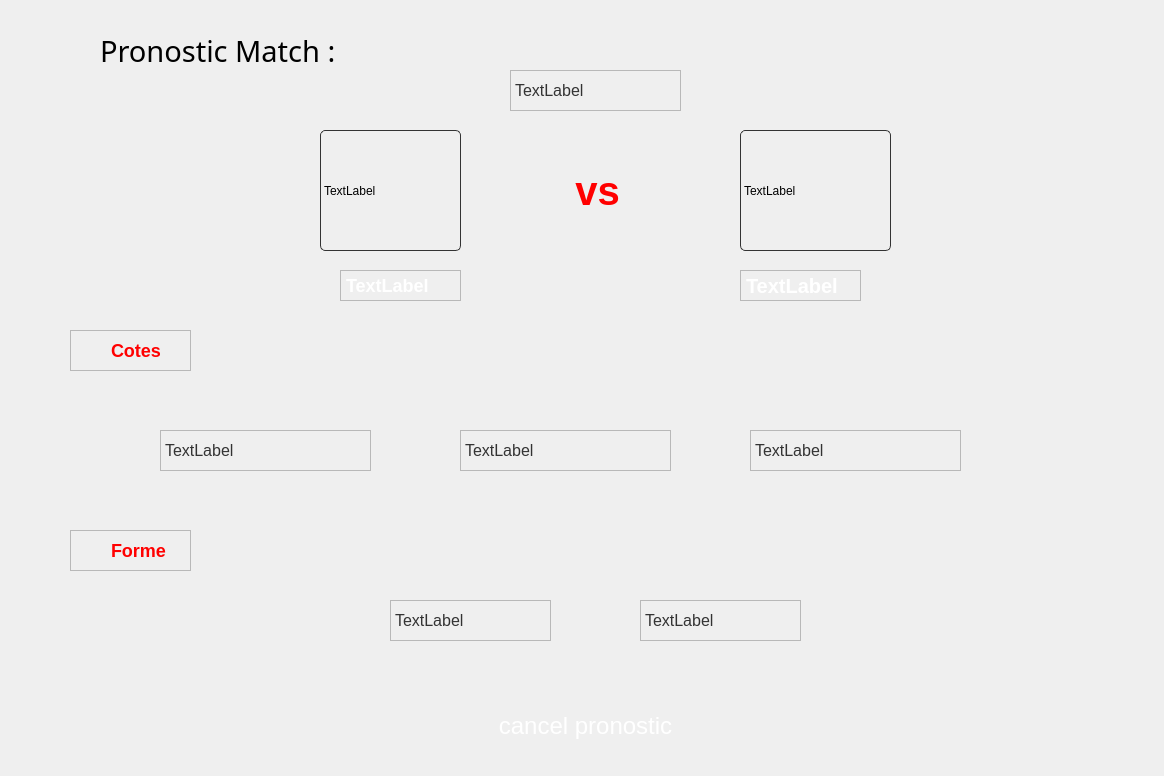
<?xml version="1.0" encoding="UTF-8"?>
<ui version="4.0">
 <class>Dialogpronostic</class>
 <widget class="QDialog" name="Dialogpronostic">
  <property name="geometry">
   <rect>
    <x>0</x>
    <y>0</y>
    <width>1164</width>
    <height>776</height>
   </rect>
  </property>
  <property name="windowTitle">
   <string>Dialog</string>
  </property>
  <widget class="QWidget" name="area" native="true">
   <property name="geometry">
    <rect>
     <x>70</x>
     <y>-20</y>
     <width>1091</width>
     <height>811</height>
    </rect>
   </property>
   <property name="autoFillBackground">
    <bool>false</bool>
   </property>
   <property name="styleSheet">
    <string notr="true">background-color: qlineargradient(spread:pad, 
                                x1:0, y1:0, x2:0, y2:1, 
                                stop:0 rgba(6, 6, 6, 255), 
                                stop:0.41 rgba(56, 50, 52, 255), 
                                stop:1 rgba(34, 33, 33, 255));;
</string>
   </property>
   <widget class="QPushButton" name="cancelpronosticButton">
    <property name="geometry">
     <rect>
      <x>380</x>
      <y>720</y>
      <width>271</width>
      <height>51</height>
     </rect>
    </property>
    <property name="font">
     <font>
      <pointsize>18</pointsize>
     </font>
    </property>
    <property name="cursor">
     <cursorShape>PointingHandCursor</cursorShape>
    </property>
    <property name="styleSheet">
     <string notr="true">QPushButton {
background-color:qlineargradient(spread:pad, 
                            x1:0, y1:0, x2:1, y2:1, 
                            stop:0 rgba(255, 0, 0, 255), 
                            stop:0.41 rgba(195, 22, 58, 255), 
                            stop:1 rgba(255, 117, 0, 255));;  ;  
border-radius:10px;
color:white;
}
QPushButton:hover {
    background-color: qlineargradient(x1: 0.25, y1: 0, x2: 0.75, y2: 1, 
                            stop: 0 rgba(0, 255, 254, 255),     
                            stop: 0.26 rgba(38, 170, 196, 255), 
                            stop: 0.67 rgba(89, 85, 131, 255),
                            stop: 1 rgba(0, 238, 255, 255));  ; 
}</string>
    </property>
    <property name="text">
     <string>cancel pronostic</string>
    </property>
    <property name="icon">
     <iconset>
      <normaloff>textures/addIcon.png</normaloff>textures/addIcon.png</iconset>
    </property>
    <property name="iconSize">
     <size>
      <width>50</width>
      <height>50</height>
     </size>
    </property>
   </widget>
   <widget class="QLabel" name="lblForme">
    <property name="geometry">
     <rect>
      <x>0</x>
      <y>550</y>
      <width>121</width>
      <height>41</height>
     </rect>
    </property>
    <property name="styleSheet">
     <string notr="true">font-size: 18px;
font-weight: bold;
color: red;
</string>
    </property>
    <property name="frameShape">
     <enum>QFrame::Shape::StyledPanel</enum>
    </property>
    <property name="text">
     <string>       Forme</string>
    </property>
   </widget>
   <widget class="QLabel" name="Cote1">
    <property name="geometry">
     <rect>
      <x>90</x>
      <y>450</y>
      <width>211</width>
      <height>41</height>
     </rect>
    </property>
    <property name="styleSheet">
     <string notr="true">font-size: 16px;
color: #333;
</string>
    </property>
    <property name="frameShape">
     <enum>QFrame::Shape::StyledPanel</enum>
    </property>
    <property name="text">
     <string>TextLabel</string>
    </property>
   </widget>
   <widget class="QLabel" name="FormeE1">
    <property name="geometry">
     <rect>
      <x>320</x>
      <y>620</y>
      <width>161</width>
      <height>41</height>
     </rect>
    </property>
    <property name="styleSheet">
     <string notr="true">font-size: 16px;
color: #333;
</string>
    </property>
    <property name="frameShape">
     <enum>QFrame::Shape::StyledPanel</enum>
    </property>
    <property name="text">
     <string>TextLabel</string>
    </property>
   </widget>
   <widget class="QLabel" name="team1">
    <property name="geometry">
     <rect>
      <x>270</x>
      <y>290</y>
      <width>121</width>
      <height>31</height>
     </rect>
    </property>
    <property name="styleSheet">
     <string notr="true">font-size: 18px;
font-weight: bold;
color: white;
</string>
    </property>
    <property name="frameShape">
     <enum>QFrame::Shape::StyledPanel</enum>
    </property>
    <property name="text">
     <string>TextLabel</string>
    </property>
   </widget>
   <widget class="QLabel" name="logoteam2">
    <property name="geometry">
     <rect>
      <x>250</x>
      <y>150</y>
      <width>141</width>
      <height>121</height>
     </rect>
    </property>
    <property name="styleSheet">
     <string notr="true">border: 1px solid #333;
border-radius: 5px;
max-width: 200px;
max-height: 200px;
</string>
    </property>
    <property name="frameShape">
     <enum>QFrame::Shape::StyledPanel</enum>
    </property>
    <property name="text">
     <string>TextLabel</string>
    </property>
   </widget>
   <widget class="QLabel" name="Cote2">
    <property name="geometry">
     <rect>
      <x>680</x>
      <y>450</y>
      <width>211</width>
      <height>41</height>
     </rect>
    </property>
    <property name="styleSheet">
     <string notr="true">font-size: 16px;
color: #333;
</string>
    </property>
    <property name="frameShape">
     <enum>QFrame::Shape::StyledPanel</enum>
    </property>
    <property name="text">
     <string>TextLabel</string>
    </property>
   </widget>
   <widget class="QLabel" name="Date">
    <property name="geometry">
     <rect>
      <x>440</x>
      <y>90</y>
      <width>171</width>
      <height>41</height>
     </rect>
    </property>
    <property name="styleSheet">
     <string notr="true">font-size: 16px;
color: #333;
</string>
    </property>
    <property name="frameShape">
     <enum>QFrame::Shape::StyledPanel</enum>
    </property>
    <property name="text">
     <string>TextLabel</string>
    </property>
   </widget>
   <widget class="QLabel" name="lblCotes">
    <property name="geometry">
     <rect>
      <x>0</x>
      <y>350</y>
      <width>121</width>
      <height>41</height>
     </rect>
    </property>
    <property name="styleSheet">
     <string notr="true">font-size: 18px;
font-weight: bold;
color: red;
</string>
    </property>
    <property name="frameShape">
     <enum>QFrame::Shape::StyledPanel</enum>
    </property>
    <property name="text">
     <string>       Cotes</string>
    </property>
   </widget>
   <widget class="QLabel" name="CoteX">
    <property name="geometry">
     <rect>
      <x>390</x>
      <y>450</y>
      <width>211</width>
      <height>41</height>
     </rect>
    </property>
    <property name="styleSheet">
     <string notr="true">font-size: 16px;
color: #333;
</string>
    </property>
    <property name="frameShape">
     <enum>QFrame::Shape::StyledPanel</enum>
    </property>
    <property name="lineWidth">
     <number>1</number>
    </property>
    <property name="midLineWidth">
     <number>0</number>
    </property>
    <property name="text">
     <string>TextLabel</string>
    </property>
   </widget>
   <widget class="QLabel" name="label">
    <property name="geometry">
     <rect>
      <x>30</x>
      <y>40</y>
      <width>341</width>
      <height>61</height>
     </rect>
    </property>
    <property name="font">
     <font>
      <family>Azonix</family>
      <pointsize>22</pointsize>
     </font>
    </property>
    <property name="styleSheet">
     <string notr="true">background:transparent;</string>
    </property>
    <property name="text">
     <string>Pronostic Match :</string>
    </property>
   </widget>
   <widget class="QLabel" name="logoteam1">
    <property name="geometry">
     <rect>
      <x>670</x>
      <y>150</y>
      <width>151</width>
      <height>121</height>
     </rect>
    </property>
    <property name="styleSheet">
     <string notr="true">border: 1px solid #333;
border-radius: 5px;
max-width: 200px;
max-height: 200px;
</string>
    </property>
    <property name="frameShape">
     <enum>QFrame::Shape::StyledPanel</enum>
    </property>
    <property name="text">
     <string>TextLabel</string>
    </property>
   </widget>
   <widget class="QLabel" name="FormeE2">
    <property name="geometry">
     <rect>
      <x>570</x>
      <y>620</y>
      <width>161</width>
      <height>41</height>
     </rect>
    </property>
    <property name="styleSheet">
     <string notr="true">font-size: 16px;
color: #333;
</string>
    </property>
    <property name="frameShape">
     <enum>QFrame::Shape::StyledPanel</enum>
    </property>
    <property name="text">
     <string>TextLabel</string>
    </property>
   </widget>
   <widget class="QLabel" name="team2">
    <property name="geometry">
     <rect>
      <x>670</x>
      <y>290</y>
      <width>121</width>
      <height>31</height>
     </rect>
    </property>
    <property name="styleSheet">
     <string notr="true">font-size: 20px;
font-weight: bold;
color:white;
</string>
    </property>
    <property name="frameShape">
     <enum>QFrame::Shape::StyledPanel</enum>
    </property>
    <property name="text">
     <string>TextLabel</string>
    </property>
   </widget>
   <widget class="QLineEdit" name="lineEdit">
    <property name="geometry">
     <rect>
      <x>470</x>
      <y>160</y>
      <width>113</width>
      <height>101</height>
     </rect>
    </property>
    <property name="accessibleDescription">
     <string/>
    </property>
    <property name="autoFillBackground">
     <bool>false</bool>
    </property>
    <property name="styleSheet">
     <string notr="true">font-size: 40px;  /* Ajuste la taille de la police selon tes besoins */
font-weight: bold;
color: red;
background-color: transparent;
</string>
    </property>
    <property name="text">
     <string>   vs</string>
    </property>
    <property name="frame">
     <bool>false</bool>
    </property>
   </widget>
  </widget>
 </widget>
 <resources/>
 <connections/>
</ui>
